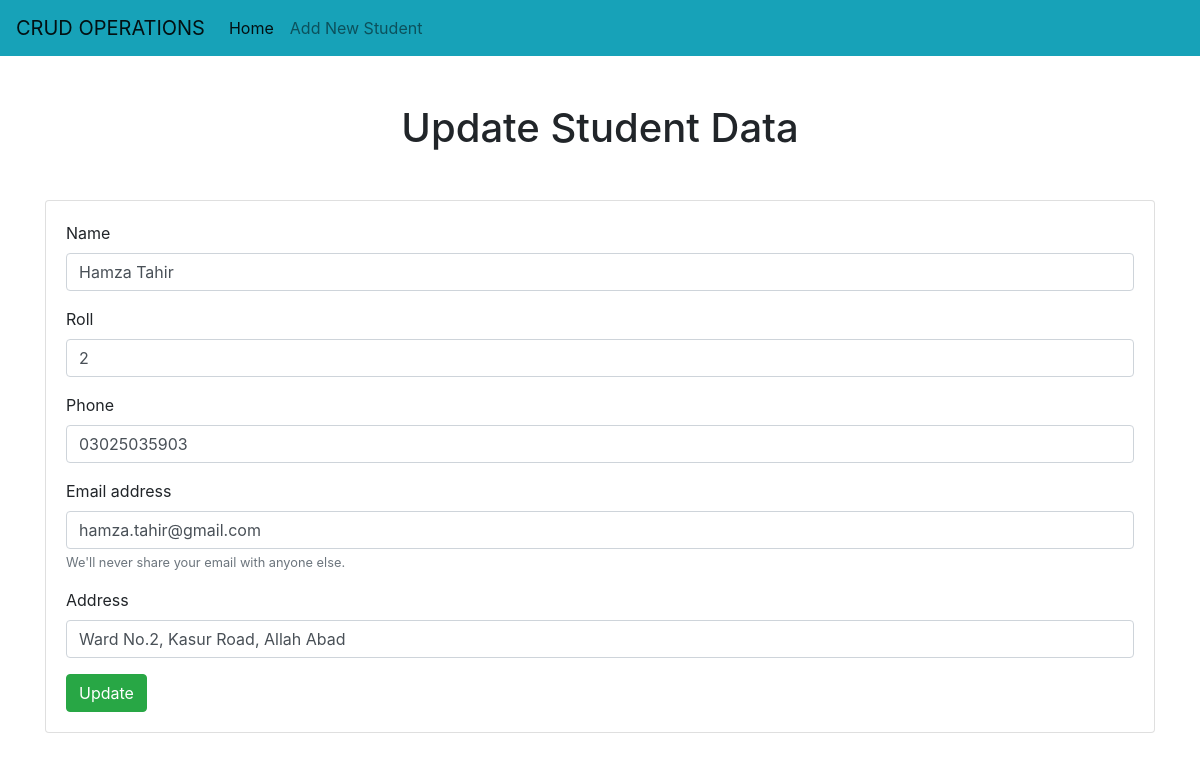
The app's page /update_student/2/ with its own data.
### crud/models.py (models this page shows)
class RegStu(models.Model):
    name = models.CharField(max_length=50)
    roll = models.IntegerField()
    phone = models.CharField(max_length=12)
    email = models.CharField(max_length=50)
    address = models.CharField(max_length=100)
    updated_at = models.DateTimeField(auto_now=True)
    created_at = models.DateField(auto_now_add=True)

### crud/views.py (the view)
# urls.py: path('update_student/<int:std_id>/', views.update_student, name="update_student"),
def update_student(request, std_id):
    std = RegStu.objects.get(pk=std_id)
    context = {'std':std}
    return render(request, 'crud/update_student.html', context)

### crud/templates/crud/update_student.html (shortened to what this page needs)
<!doctype html>
<html lang="en">
  <head>
    <link rel="stylesheet" href="https://cdn.jsdelivr.net/npm/bootstrap@4.0.0/dist/css/bootstrap.min.css">
  </head>
  <body>
    {% include './navbar.html' %}
    <h1 class="text-center my-5">Update Student Data</h1>
    <div class='container'>
        <div class='row'>
            <div class='col-md-12'>
                <div class='card'>
                    <div class='card-body'>
                        <form action="{% url 'do_update_student' std.id %}" method="POST">
                            <div class="form-group">
                                <label for="name">Name</label>
                                <input type="name" name="std_name" class="form-control" id="name" placeholder="Enter Name" value="{{std.name}}" Required>
                            </div>
                            <div class="form-group">
                                <label for="roll">Roll</label>
                                <input type="roll" name="std_roll" class="form-control" id="roll" placeholder="Enter Roll Number" value="{{std.roll}}" Required>
                            </div>
                            <div class="form-group">
                                <label for="phone">Phone</label>
                                <input type="phone" name="std_phone" class="form-control" id="phone" placeholder="Enter Phone Number" value="{{std.phone}}" Required>
                            </div>
                            <div class="form-group">
                              <label for="email">Email address</label>
                              <input type="email" name="std_email" class="form-control" id="email" placeholder="Enter email address" value="{{std.email}}" Required>
                              <small id="email" class="form-text text-muted">We'll never share your email with anyone else.</small>
                            </div>
                            <div class="form-group">
                              <label for="address">Address</label>
                              <input type="address" name="std_address" class="form-control" id="address" placeholder="Enter Address" value="{{std.address}}" Required>
                            </div>
                            <button type="submit" class="btn btn-success">Update</button>
                          </form>
                    </div>
                </div>
            </div>
        </div>
    </div>
  </body>
</html>

### records on screen
RegStu: std_name "Hamza Tahir", std_roll "2", std_phone "03025035903", std_email "hamza.tahir@gmail.com", std_address "Ward No.2, Kasur Road, Allah Abad"
